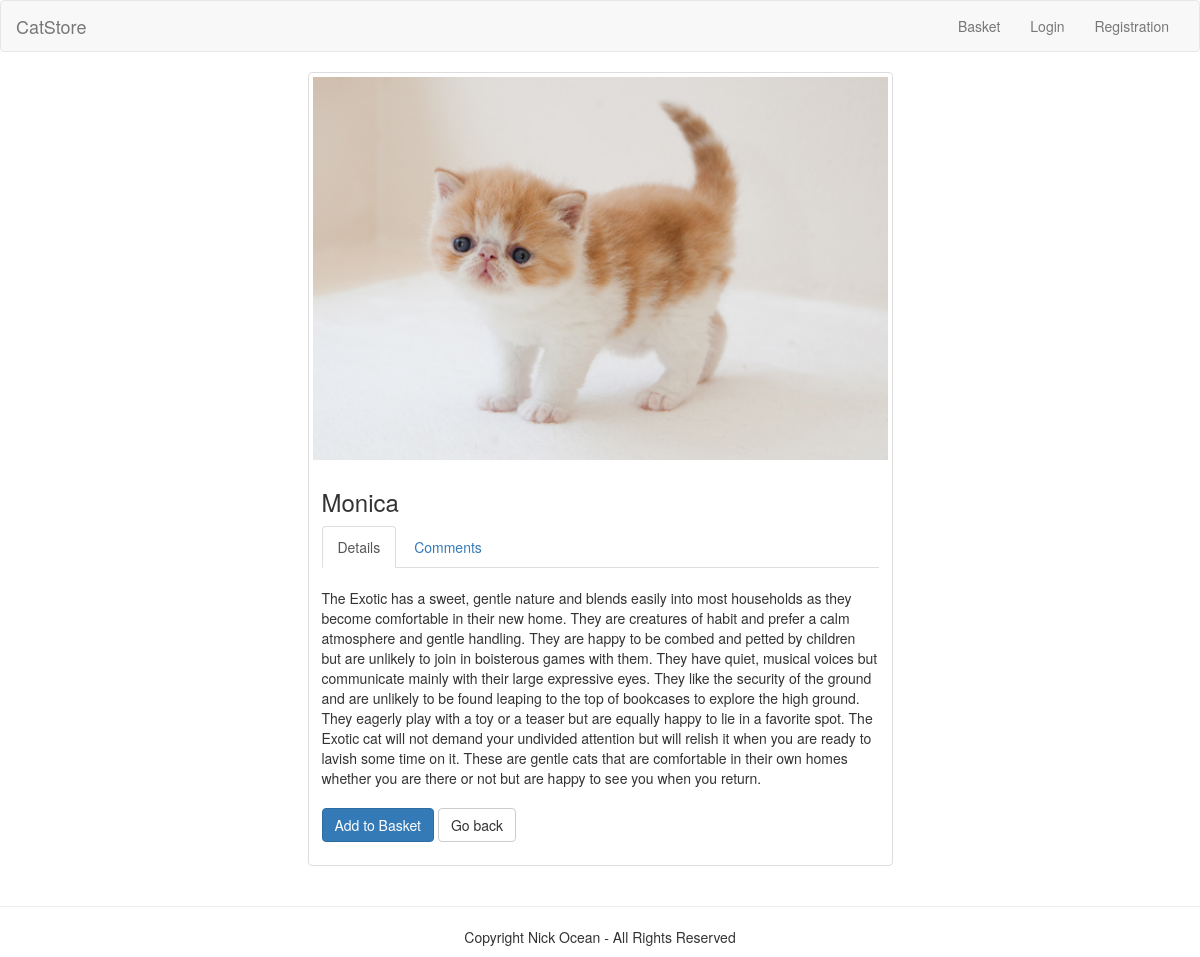
Screenshot of /product?id=6 with the database file from the repository.
### tables this page shows
CREATE TABLE `products` (
  `id` int(11) NOT NULL AUTO_INCREMENT,
  `name` varchar(255) NOT NULL,
  `description` mediumtext NOT NULL,
  `price` int(11) NOT NULL,
  `created_at` datetime DEFAULT CURRENT_TIMESTAMP,
  `updated_at` datetime DEFAULT NULL ON UPDATE CURRENT_TIMESTAMP,
  `image` varchar(255) NOT NULL,
  PRIMARY KEY (`id`)
);

### app/controllers/ProductController.php (called while the page is built, shortened)
<?php
class ProductController extends Controller
{
    public function product()
    {
        $content = $this->model->getProduct($_GET['id']);
        $comments = $this->model->getComments($_GET['id']);
        $vars = [
            'content' => $content,
            'comments' => $comments
        ];
        $this->view->render('product', $vars);
    }
}

### public/index.php (called while the page is built, shortened)
<?php
$router = new \Src\Router();
$router->run();

### src/Db.php (called while the page is built, shortened)
<?php
class Db
{
    protected $db;
    public function __construct()
    {
        $config = require_once APP . '/config/db.php';
        $this->db = new PDO('mysql:host=' . $config['host'] . ';dbname=' . $config['name'] . ';charset=utf8', $config['user'], $config['password']);
    }
    public function query($sql, $params = [])
    {
        $stmt = $this->db->prepare($sql);
        $stmt->execute();
        return $stmt;
    }
    public function row($sql, $params = [])
    {
        $result = $this->query($sql, $params);
        return $result->fetchAll(PDO::FETCH_ASSOC);
    }
}

### app/config/db.php (called while the page is built)
<?php
return [
    'host' => 'localhost',
    'name' => 'osmachko_db',
    'password' => '321177',
    'user' => 'osmachko'
];

### app/models/Product.php (called while the page is built, shortened)
<?php
class Product extends Model
{
    public function getProduct($id)
    {
        $result = $this->db->row("SELECT * FROM products WHERE id = $id");
        return $result;
    }
}

### src/Model.php (called while the page is built, shortened)
<?php
class Model
{
    public function __construct()
    {
        $this->db = new Db;
    }
}

### app/views/product.php (the view, shortened to what this page needs)
<? require_once "partials/_head.php"; ?>
<body>
<div class="row">
    <div class="col-sm-4 col-md-6 col-md-offset-3">
        <div class="thumbnail">
            <img src="<?= $this->params['content'][0]['image'] ?>" alt="...">
            <div class="caption">
                <h3><?= $this->params['content'][0]['name'] ?></h3>
                <div>
                    <ul class="nav nav-tabs" role="tablist">
                        <li role="presentation" class="active"><a href="#home" aria-controls="home" role="tab" data-toggle="tab">Details</a></li>
                        <li role="presentation"><a href="#messages" aria-controls="messages" role="tab" data-toggle="tab">Comments</a></li>
                    </ul>
                    <div class="tab-content">
                        <div role="tabpanel" class="tab-pane active" id="home"
                             style="margin-top: 20px"><?= $this->params['content'][0]['description'] ?></div>
                        <p><a href="basket?id=<?= $this->params['content'][0]['id'] ?>" class="btn btn-primary" role="button" style="margin-top: 20px">Add to Basket</a>
                            <a href="/" class="btn btn-default" role="button" style="margin-top: 20px">Go back</a></p>
                    </div>
                </div>
            </div>
        </div>
    </div>
</div>
<? require_once "partials/_footer.php" ?>

### rows the page displays
products: image (picture), name "Monica", description "The Exotic has a sweet, gentle nature and blends easily into most households as they become comfortable in their new home. They are creatures of habit and prefer a calm atmosphere and gentle handling. They are happy to be combed and petted by children but are unlikely to join in boisterous games with them. They have quiet, musical voices but communicate mainly with their large expressive eyes. They like the security of the ground and are unlikely to be found leaping to the top of bookcases to explore the high ground. They eagerly play with a toy or a teaser but are equally happy to lie in a favorite spot. The Exotic cat will not demand your undivided attention but will relish it when you…"
